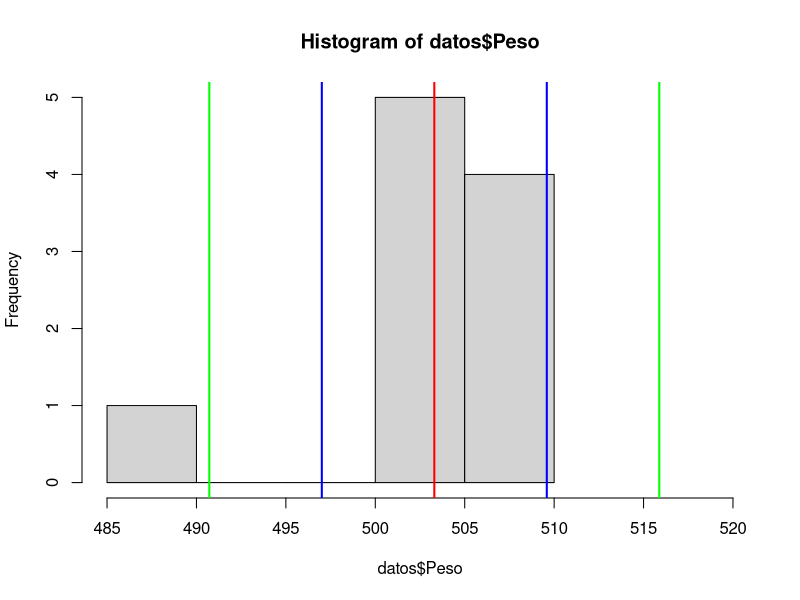
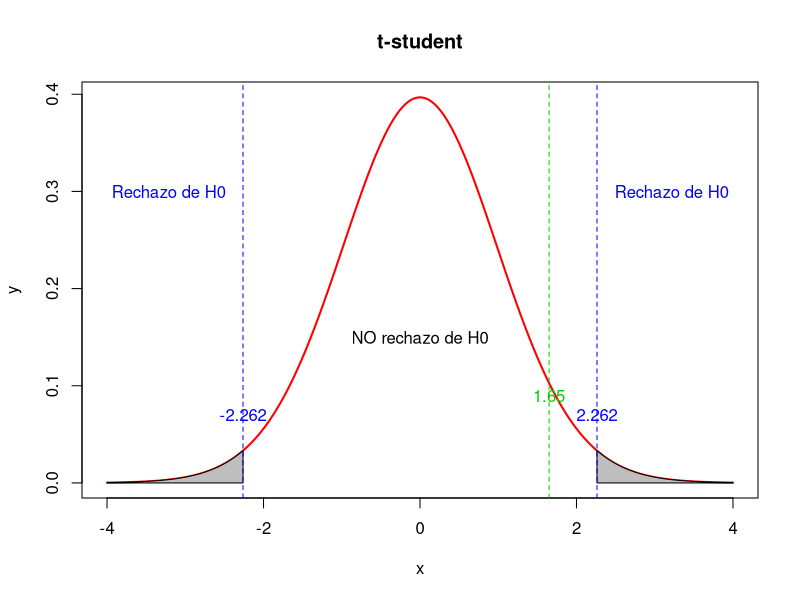

Generate these figures, in order, with R:
## ---- chunk 1
knitr::opts_chunk$set(echo = TRUE, fig.align = "center")
## ---- chunk 2
# Ingresando datos
peso <- c(486, 503, 504,  505, 506, 506, 503, 505, 507, 508)
marca <- c("Otra", "Caribe", "Caribe", "Otra", "Caribe", "Orquidea", "Orquidea",
           "Orquidea", "Otra", "Otra")

# Base de datos
datos <- data.frame(Peso = peso,
                    Marca = marca)
## ---- chunk 3
datos
## ---- chunk 4
mean(datos$Peso)
## ---- chunk 5
sd(datos$Peso)
## ---- chunk 6
median(datos$Peso)
## ---- chunk 7
min(datos$Peso)
## ---- chunk 8
max(datos$Peso)
## ---- chunk 9
tapply(X = datos$Peso, INDEX = datos$Marca, FUN = mean)
## ---- chunk 10
tapply(X = datos$Peso, INDEX = datos$Marca, FUN = sd)
## ---- chunk 11
tapply(X = datos$Peso, INDEX = datos$Marca, FUN = median)
## ---- chunk 12
hist(datos$Peso, xlim = c(485,520))
abline(v = mean(datos$Peso), col= "red", lwd= 2)
abline(v = mean(datos$Peso)+sd(datos$Peso), col= "blue",lwd= 2)
abline(v = mean(datos$Peso)-sd(datos$Peso), col= "blue",lwd= 2)
abline(v = mean(datos$Peso)+(2*sd(datos$Peso)), col= "green",lwd= 2)
abline(v = mean(datos$Peso)-(2*sd(datos$Peso)), col= "green",lwd= 2)
## ---- chunk 13
valor_z <- (502-mean(datos$Peso))/sd(datos$Peso)
valor_z

## ---- chunk 14
# Probabilidad obtenida con los datos reales
pnorm(q = 502, mean = mean(datos$Peso), sd= sd(datos$Peso))
## ---- chunk 15
#Probabilidad con datos estandarizados
pnorm(q= valor_z, mean= 0 , sd=1)
## ---- chunk 16
# Valor a buscar en la tabla cuando x = 502
valor_z502 <- (502-mean(datos$Peso))/sd(datos$Peso)
valor_z502

# Valor a buscar en la tabla cuando x = 503.8
valor_z503.8 <- (503.8-mean(datos$Peso))/sd(datos$Peso)
valor_z503.8

# Probabilidad para valor_z502
p_z502 <- pnorm(q = valor_z502, mean = 0, sd = 1)
p_z502

# Probabilidad para valor_z503.8
p_z503.8 <- pnorm(q = valor_z503.8, mean = 0, sd = 1)
p_z503.8

# Probabilidad final
p_z503.8 - p_z502
## ---- chunk 17
t_calculado <- (503.3 - 500)/(6.29/(sqrt(10))) 
t_calculado
## ---- chunk 18
x <- seq(-4, 4, length = 200)
y <- dt(x, df = 47)
plot(x, y, type = "l", lwd = 2, col = "red", main = "t-student")
x <- seq(-4, -2.262157, length = 200)
y <- dt(x, df = 47)
polygon(c(-4, x, -2.262157), c(0, y, 0), col = "gray")
x <- seq(2.262157, 4, length = 200)
y <- dt(x, df = 47)
polygon(c(2.262157, x, 4), c(0, y, 0), col = "gray")
abline(v = 2.262157, col = "blue", lty = 2)
abline(v = -2.262157, col = "blue", lty = 2)
abline(v = 1.65, col = "green3", lty = 2)
text(x = 1.65, y = 0.09, labels = "1.65", col = "green3")
text(x = -2.262157, y = 0.07, labels = "-2.262", col = "blue")
text(x = 2.262157, y = 0.07, labels = "2.262", col = "blue")
text(x = 0, y = 0.15, labels = "NO rechazo de H0", col = "black")
text(x = -3.211741, y = 0.3, labels = "Rechazo de H0", col = "blue")
text(x = 3.21741, y = 0.3, labels = "Rechazo de H0", col = "blue")
## ---- chunk 19
# Valor del estadístico teórico que deja un área de 0.025 a la izquierda
t_teo1 <- qt(p = 0.025, df = 9, lower.tail = TRUE)
t_teo1

# Valor del estadístico teórico que deja un área de 0.025 a la derecha
t_teo2 <- qt(p = 0.025, df = 9, lower.tail = FALSE)
t_teo2
## ---- chunk 20
# Prueba completa con R
t.test(x = datos$Peso, mu = 500, alternative = "two.sided", conf.level = 0.95)
## ---- chunk 21
# Límite inferior del intervalo de confianza del 95%
l_inferior <- (503.3 - ((2.2621)*(6.29/sqrt(10))))
l_inferior

# Límite superior del intervalo de confianza del 95%
l_superior <- (503.3 + ((2.2621)*(6.29/sqrt(10))))
l_superior
